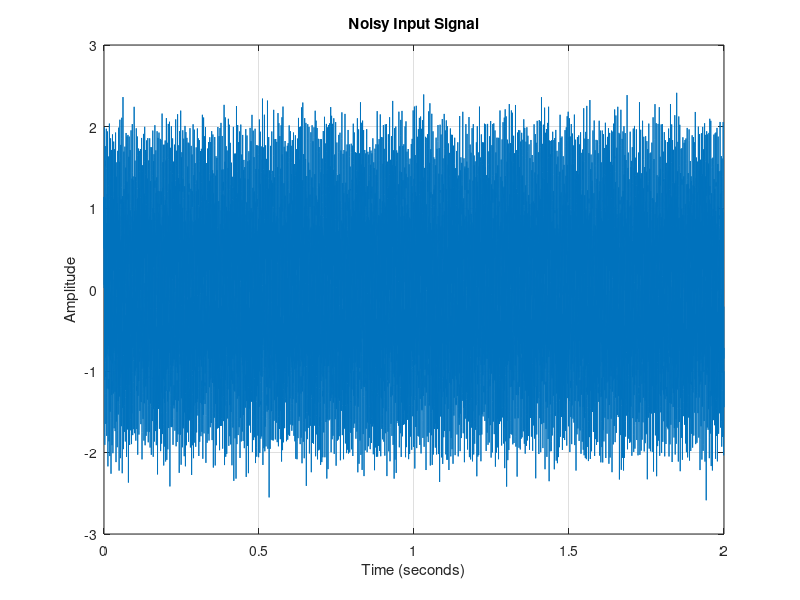
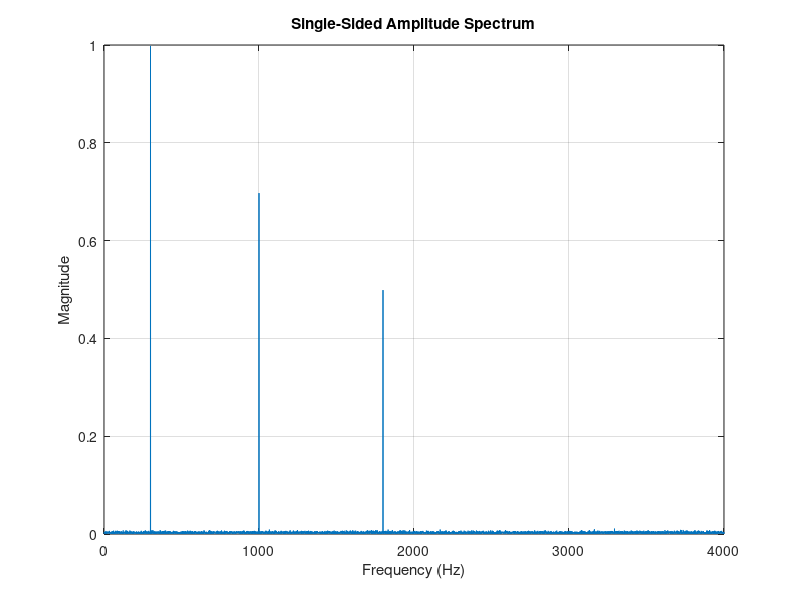

Write the MATLAB code that produced these figures, in order.

clc;
clear;
close all;

%% SAGE-RF LITE
% Module 1: Signal Generation and Analysis

%% 1. Generate a test signal

Fs = 8000;          % Sampling frequency
duration = 2;       % Duration in seconds

t = 0:1/Fs:duration-1/Fs;

% Three frequency components
f1 = 300;
f2 = 1000;
f3 = 1800;

x = sin(2*pi*f1*t) ...
    + 0.7*sin(2*pi*f2*t) ...
    + 0.5*sin(2*pi*f3*t);

%% 2. Add background noise

noise = 0.2 * randn(size(x));

noisy_signal = x + noise;

%% 3. Display signal information

fprintf('\n===== SAGE-RF LITE =====\n');

fprintf('Sampling Frequency: %d Hz\n', Fs);
fprintf('Duration: %.2f seconds\n', duration);
fprintf('Total Samples: %d\n', length(x));

%% 4. Plot time-domain waveform

figure('Name', 'SAGE-RF Signal Viewer');

plot(t, noisy_signal);

xlabel('Time (seconds)');
ylabel('Amplitude');

title('Noisy Input Signal');

grid on;

%% 5. Perform FFT

N = length(noisy_signal);

Y = fft(noisy_signal);

% Calculate single-sided amplitude spectrum

P2 = abs(Y/N);

P1 = P2(1:N/2+1);

P1(2:end-1) = 2*P1(2:end-1);

% Frequency axis

f = Fs*(0:N/2)/N;

%% 6. Plot frequency spectrum

figure('Name', 'SAGE-RF FFT Analyzer');

plot(f, P1);

xlabel('Frequency (Hz)');
ylabel('Magnitude');

title('Single-Sided Amplitude Spectrum');

grid on;

xlim([0 Fs/2]);

%% 7. Display expected frequency components

fprintf('\nExpected Frequency Components:\n');

fprintf('%d Hz\n', f1);
fprintf('%d Hz\n', f2);
fprintf('%d Hz\n', f3);

fprintf('\nSignal analysis completed!\n');
